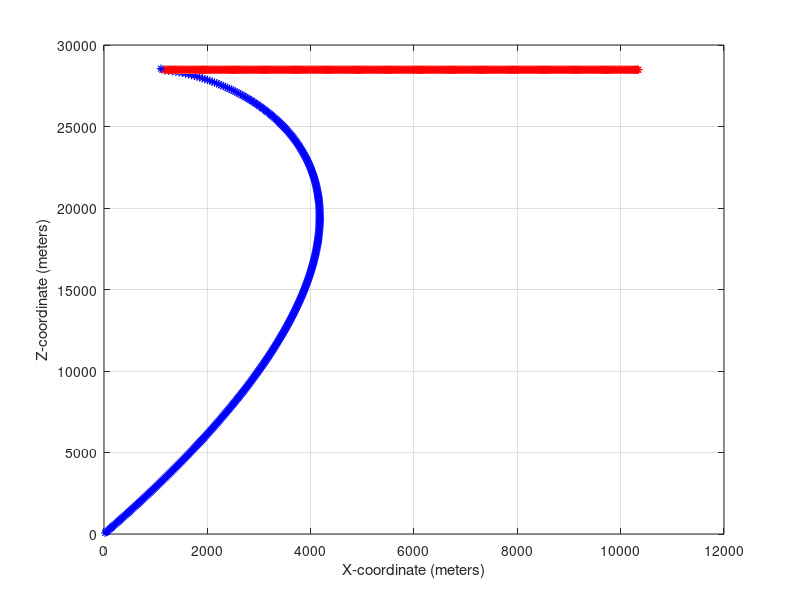
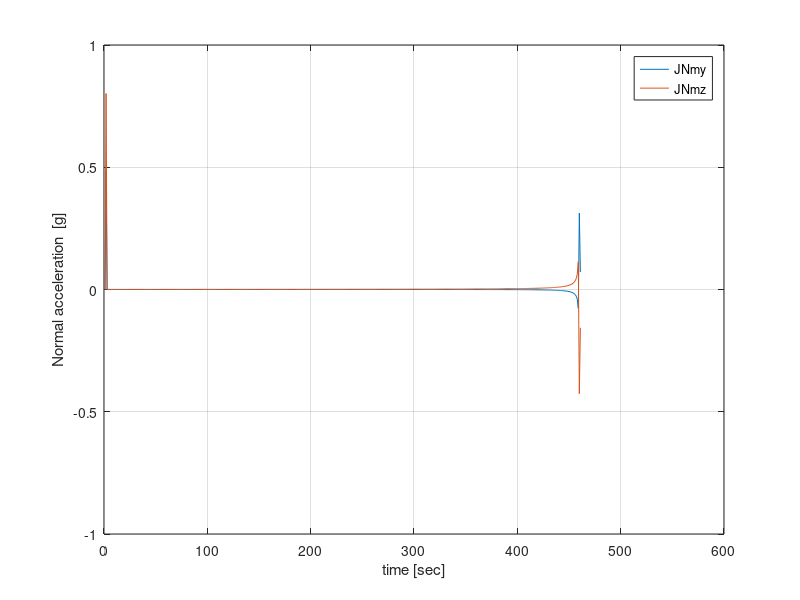

Write MATLAB code to recreate these figures, in order.
clc
close all
clear

dT = 0.1;
time=0:dT:100;

D0 = 37000;
VT = 200;
sgma=70;
sgma=(sgma./180).*pi;
epsilon0 = 35;
epsilon0 = (epsilon0/180)*pi;
thetaT = 180;
thetaT = (thetaT/180)*pi;
phiT=0;
phiT=(phiT./180).*pi;
XT0 = D0*cos(epsilon0).*cos(sgma);
YT0 = D0*sin(epsilon0);
ZT0 = D0*cos(epsilon0)*sin(sgma);
VT_hor = VT*cos(thetaT).*cos(phiT);
VT_ver = VT*sin(thetaT);
VT_z   = VT*cos(thetaT)*sin(phiT);
g=10000;

XT = XT0;
YT = YT0;
ZT = ZT0;


XM0 = 0;
YM0 = 0;
ZM0 = 0;
XM = XM0;
YM = YM0;
ZM = ZM0;

P = 4;
VM = P*VT;



phiM =sgma;
thetaM = atan2((YT-YM),(XT-XM));
VM_hor = VM*cos(thetaM)*cos(phiM);
VM_ver = VM*sin(thetaM);
VM_z  = VM*cos(thetaM)*sin(phiM);





epsilon = epsilon0;
D = D0;

figHandle = figure;
grid on
flag = 0;

for i=2:length(time)
    
    VT_hor = VT*cos(thetaT).*cos(phiT);
    VT_ver = VT*sin(thetaT);
    VT_z   = VT*cos(epsilon0)*sin(phiT);
    XT = XT + VT_hor*dT;
    YT = YT + VT_ver*dT;
    ZT = ZT + VT_z*dT;

    XT_vector(i) = XT; 
    YT_vector(i) = YT;
    ZT_vector(i) = ZT;

    
    D_dot = (VT*cos(sgma-phiT)*cos(epsilon - thetaT) - ...
            VM*cos(sgma-phiM)*cos(thetaM - epsilon));%thetaM - epsilon +
    Dn = D + D_dot * dT; 
        D_vector(i) = Dn;

    if abs(Dn) > abs(D)
        flag = flag+1;
    end
    if flag == 2 
        break;
    end
 
    
    D = Dn;
 
    epsilon_dot = (-VT*cos(sgma-phiT)*sin(epsilon-thetaT) + ...
                    VM*cos(sgma-phiM)*sin(epsilon-thetaM ))/D;%thetaM - epsilon + 
    epsilon = epsilon + epsilon_dot * dT; % atan3((YT-YM),(XT-XM));
    thetaM = epsilon;
    thetaM_vector(i)=thetaM;

    sgma_dot = ((-VT*sin(sgma - phiT)*cos(thetaT) + ...
                    VM*sin(sgma-phiM)*cos(thetaM)))/(D.*cos(epsilon));
    sgma = sgma + sgma_dot * dT; 
    phiM = sgma;
    phiM_vector(i)=phiM;

    VM_hor = VM*cos(thetaM)*cos(sgma);
    VM_ver = VM*sin(thetaM);
    VM_z =VM*cos(thetaM)*sin(sgma);
    XM = XM + VM_hor*dT;
    YM = YM + VM_ver*dT;
    ZM = ZM + VM_z*dT;

    JNmy(i) = VM .* (thetaM_vector(i)-thetaM_vector(i-1))./dT./g ;
    JNmz(i) = VM .* cos(thetaM) .* (phiM_vector(i)-phiM_vector(i-1))./dT./g ;
    
    hold on;
    box on;
    plot3(XT,ZT,YT,'r*',XM,ZM,YM,'b*');    
%           plot(XT,YT,'r*');
%         plot(XM,YM,'g*');
    
    xlabel('X-coordinate (meters)');
    zlabel('Y-coordinate (meters)');
    ylabel('Z-coordinate (meters)');
    
% imgframe =0;
% 
%     imgframe = imgframe+1;
%     images1(imgframe) = getframe(figHandle);
   
end



  le_temp=1:length(JNmz);
figure(2)
 plot(le_temp,JNmy,le_temp,JNmz)
grid on
xlabel('time [sec]')
ylabel('Normal acceleration  [g]')
legend('JNmy','JNmz')

    axis([0 600 -1 1])

